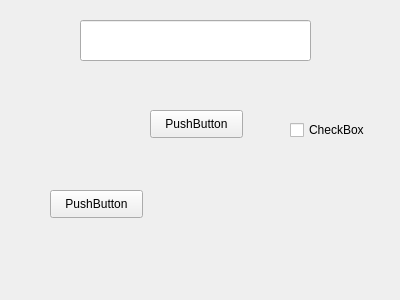
<?xml version="1.0" encoding="UTF-8"?>
<ui version="4.0">
 <class>Form</class>
 <widget class="QWidget" name="Form">
  <property name="geometry">
   <rect>
    <x>0</x>
    <y>0</y>
    <width>400</width>
    <height>300</height>
   </rect>
  </property>
  <property name="windowTitle">
   <string>Form</string>
  </property>
  <widget class="QLineEdit" name="entry1">
   <property name="geometry">
    <rect>
     <x>80</x>
     <y>20</y>
     <width>231</width>
     <height>41</height>
    </rect>
   </property>
  </widget>
  <widget class="QPushButton" name="button">
   <property name="geometry">
    <rect>
     <x>150</x>
     <y>110</y>
     <width>93</width>
     <height>28</height>
    </rect>
   </property>
   <property name="text">
    <string>PushButton</string>
   </property>
  </widget>
  <widget class="QCheckBox" name="checkBox">
   <property name="geometry">
    <rect>
     <x>290</x>
     <y>120</y>
     <width>81</width>
     <height>20</height>
    </rect>
   </property>
   <property name="text">
    <string>CheckBox</string>
   </property>
  </widget>
  <widget class="QPushButton" name="pushButton">
   <property name="geometry">
    <rect>
     <x>50</x>
     <y>190</y>
     <width>93</width>
     <height>28</height>
    </rect>
   </property>
   <property name="text">
    <string>PushButton</string>
   </property>
  </widget>
 </widget>
 <resources/>
 <connections/>
</ui>
